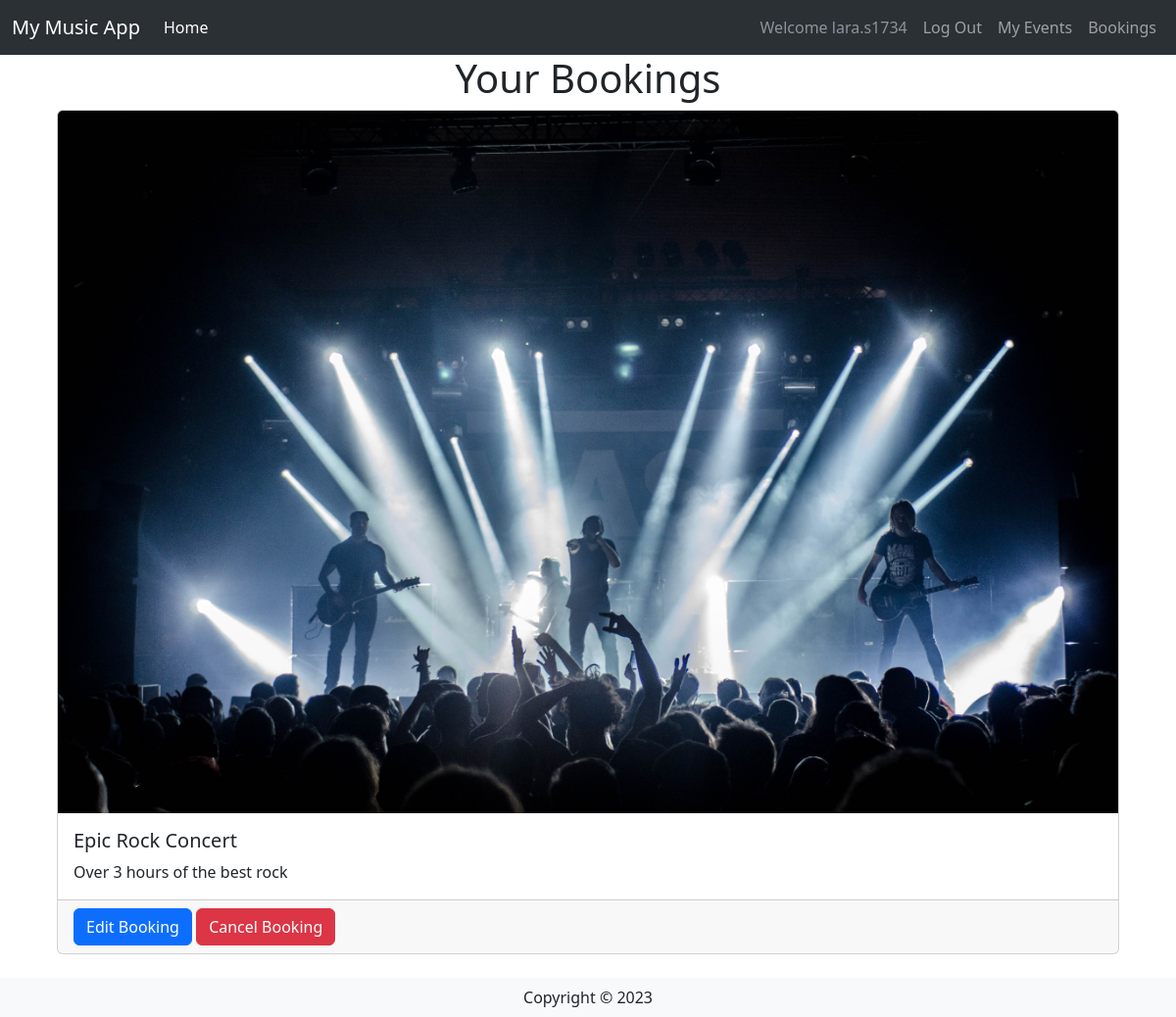
/userbookings (signed in), run on the app's committed database.
### website/models.py (models this page shows, shortened)
class User(db.Model,UserMixin):
    __tablename__ = 'User' # good practice to specify table name
    id = db.Column(db.Integer, primary_key=True)
    UserName = db.Column(db.String(100), index=True, unique=True, nullable=False)
    UserEmail = db.Column(db.String(100), index=True, nullable=False)
    UserPass_hash = db.Column(db.String(255), nullable=False)
    Phone_Num = db.Column(db.NUMERIC(20), nullable=False)
    Comments = db.relationship('Comment', backref='user')

class Concert(db.Model):
    __tablename__ = 'Event'
    id = db.Column(db.Integer, primary_key=True)
    EventName = db.Column(db.String(80))
    EventDesc = db.Column(db.String(200))
    EventImage = db.Column(db.String(400))
    EventDateTime = db.Column(db.String(100))
    EventLocation = db.Column(db.String(100))
    EventInfo = db.Column(db.String(200))
    EventPrice = db.Column(db.DECIMAL(9, 2))
    EventStatus = db.Column(db.String(20))
    EventTicketCount = db.Column(db.Integer)
    UserId = db.Column(db.Integer, db.ForeignKey('User.id'))
    userCreator = db.relationship('User', backref='events_created')
    Comments = db.relationship('Comment', backref='concert')

### website/userbooking.py (the view)
@usebookbp.route('/userbookings', methods=['GET', 'POST'])
@login_required
def userbookings():
    id= current_user.id
    userquery = db.select(Booking.EventID).where(Booking.UserID==id)
    userresult = db.session.execute(userquery).scalars()
    userbookings = userresult.all()
    concerts = db.session.scalars(db.select(Concert).where(Concert.id.in_(userbookings)))
    return render_template('user/bookings.html',concerts = concerts)

### website/templates/user/bookings.html (shortened to what this page needs)
{% extends 'base.html' %}
{% block content %}
<div class="container">
  <h1 class="text-center">Your Bookings</h1>
  <div class="card-group">
    {% for concert in concerts %}
    <div class="card mx-3 mb-4">
      <img
        class="card-img-top"
        src="{{ concert.EventImage }}"
        alt="{{ concert.EventName }} Image"
      />
      <div class="card-body">
        <h5 class="card-title">{{ concert.EventName }}</h5>
        <p class="card-text">{{ concert.EventDesc }}</p>
      </div>
      <div class="card-footer">
        <a
          href="{{ url_for('bookings.edit', id=concert.id) }}"
          class="btn btn-primary"
        >
          Edit Booking
        </a>
        <a
          href="{{ url_for('bookings.delete', id=concert.id) }}"
          class="btn btn-danger"
        >
          Cancel Booking
        </a>
      </div>
    </div>
    {% endfor %}
  </div>
</div>
{% endblock %}

### website/templates/base.html (shortened to what this page needs)
<html>
  <head>
    <link
      href="https://cdn.jsdelivr.net/npm/bootstrap@5.3.0-alpha3/dist/css/bootstrap.min.css"
      rel="stylesheet"
    />
  </head>
  <body>
    <headerclass="bg-light border-bottom">
      <nav
        data-bs-theme="dark"
        class="navbar bg-primary navbar-expand-lg bg-body-tertiary"
      >
        <div class="container-fluid">
          <a class="navbar-brand" href="/">My Music App</a>
          <div class="collapse navbar-collapse" id="navbarSupportedContent">
            <ul class="navbar-nav me-auto mb-2 mb-lg-0">
              <li class="nav-item">
                <a class="nav-link active" aria-current="page" href="/">Home</a>
              </li>
            </ul>
            <div class="navbar-nav ml-auto">
              {% if current_user.is_authenticated %}
              <a class="nav-item nav-link disabled text-muted" href="#"
                >Welcome {{current_user.UserName}}</a
              >
              <a class="nav-item nav-link" href="{{ url_for('auth.logout') }}"
                >Log Out</a
              >
              {% endif %}
              <a class="nav-item nav-link" href="{{ url_for('events.events') }}">My Events</a>
              <a class="nav-item nav-link" href="{{ url_for('userbooking.userbookings') }}">Bookings</a>
            </div>
          </div>
        </div>
      </nav>
    {% block content %} {% endblock %}
    <footer class="footer">
      <div class="text-center py-2 bg-light">
        <span class="text-dark">Copyright &copy; {{year}}</span>
      </div>
    </footer>
  </body>
</html>

### data on the page
User: UserName "lara.s1734"
Concert: EventImage (picture), EventName "Epic Rock Concert", EventDesc "Over 3 hours of the best rock"
